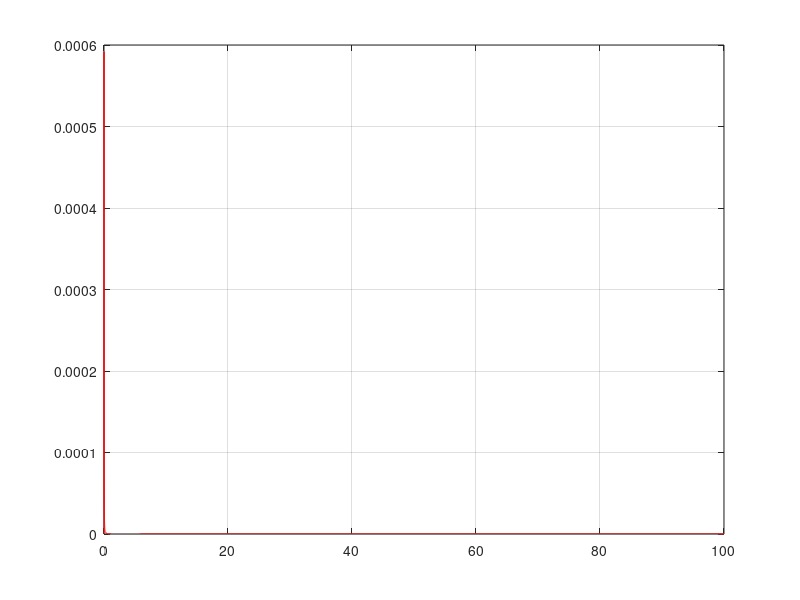

Here is the MATLAB script that generated this plot:

% THIS FILE SHOWS AN ANIMATION OF THE SOLUTION
% OF THE 'HEAT' EQUATION  u_t = u_xx USING
% CRANK-NICOLSON.  THE EQUATION IS SOLVED BETWEEN
% x=0 AND x=1 WITH BC GIVEN BY phiL(t) AND phiR(t).
% INITIAL CONDITIONS ARE GIVEN BY f(x).

clear

M=64; h = 1/(M);  %SPATIAL DISCRETIZATION
x=(h/2:h:1)'; 
xaug = [-h/2;x;1+h/2];
% xL = -h/2;  xR = 1+h/2;
%------------------------
a = 1;  b = 0.01;
uex  =@(x,t) 0.1*          exp(-(x-1/2).^2/(2*(b+2*a*t)))/sqrt(b+2*a*t);
duex =@(x,t) -0.1*(x-1/2).*exp(-(x-1/2).^2/(2*(b+2*a*t)))/((b+2*a*t)^(3/2));
%------------------------
Un = [uex(h/2,0)-h*duex(0,0);uex(x,0);uex(1-h/2,0)+h*duex(1,0)];


%SET TIME STEP
dt = h/10;  %TIME STEP
kappa = a*dt/(2*h^2);

A = zeros(M+2,M+2);
rhs = zeros(M+2,1);
for i=1:M+2
  A(i,i) = 1+2*kappa;
end
for i=1:M+1
  A(i+1,i) = -kappa;
  A(i,i+1) = -kappa;
end
A(1,1) = 1;  A(1,2) = -1; A(1,3:end) = zeros(1,M);
A(M+2,M+2) = 1;  A(M+2,M+1) = -1;  A(M+2,1:M) = zeros(1,M);


figure(1)
Tf = 100.0;  nt = fix(Tf/dt);
tt = (0:dt:(nt-1)*dt);
for j=1:nt
	 tn = (j-1)*dt; tnp1 = j*dt;
	err = Un - uex(xaug,tn); %plot(xaug,err),axis([-h 1+h -2e-3 2e-3]),pause(.1)
	err2(j) = sqrt( h*sum(abs(err.^2)) );
	 %--------------------
	%   if mod(j,1)==0,
	%   xaug = [-h/2;x;1+h/2];
	%   plot(xaug,Un,'b'),hold on
	%   plot(xaug,Un,'r.'),
	%   plot(xaug,uex(xaug,tn),'k--'),hold off
	%   axis([-2*h 1+2*h -1 2]),grid
	%   xlabel('x')
	%   title(['TIME = ',num2str(tn)]),pause(.1)
	%   end
	%----------------
	% SET THE NEW RHS

	 rhs(1) = -h*duex(0,tnp1);
	 for i=2:M+1
	   rhs(i) = Un(i) + kappa*( Un(i-1)-2*Un(i)+Un(i+1) );
	 end
	 rhs(M+2) = h*duex(1,tnp1);
 
	 Un = A\rhs;
end
figure(2),plot(tt,err2,'r'),hold on,grid on
